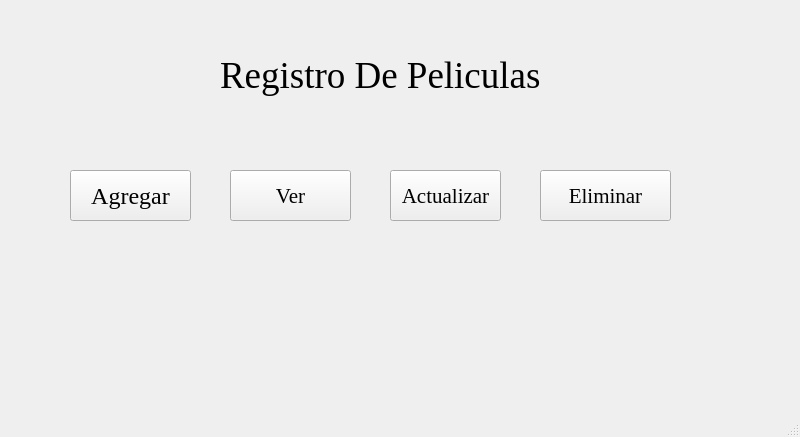
<?xml version="1.0" encoding="UTF-8"?>
<ui version="4.0">
 <class>MainWindow</class>
 <widget class="QMainWindow" name="MainWindow">
  <property name="geometry">
   <rect>
    <x>0</x>
    <y>0</y>
    <width>800</width>
    <height>437</height>
   </rect>
  </property>
  <property name="windowTitle">
   <string>MainWindow</string>
  </property>
  <widget class="QWidget" name="centralwidget">
   <widget class="QLabel" name="label">
    <property name="geometry">
     <rect>
      <x>220</x>
      <y>50</y>
      <width>341</width>
      <height>51</height>
     </rect>
    </property>
    <property name="font">
     <font>
      <family>Times New Roman</family>
      <pointsize>28</pointsize>
     </font>
    </property>
    <property name="text">
     <string>Registro De Peliculas</string>
    </property>
   </widget>
   <widget class="QPushButton" name="pushButton">
    <property name="geometry">
     <rect>
      <x>70</x>
      <y>170</y>
      <width>121</width>
      <height>51</height>
     </rect>
    </property>
    <property name="font">
     <font>
      <family>Times New Roman</family>
      <pointsize>18</pointsize>
     </font>
    </property>
    <property name="text">
     <string>Agregar</string>
    </property>
   </widget>
   <widget class="QPushButton" name="pushButton_2">
    <property name="geometry">
     <rect>
      <x>230</x>
      <y>170</y>
      <width>121</width>
      <height>51</height>
     </rect>
    </property>
    <property name="font">
     <font>
      <family>Times New Roman</family>
      <pointsize>16</pointsize>
     </font>
    </property>
    <property name="text">
     <string>Ver</string>
    </property>
   </widget>
   <widget class="QPushButton" name="pushButton_3">
    <property name="geometry">
     <rect>
      <x>390</x>
      <y>170</y>
      <width>111</width>
      <height>51</height>
     </rect>
    </property>
    <property name="font">
     <font>
      <family>Times New Roman</family>
      <pointsize>16</pointsize>
     </font>
    </property>
    <property name="text">
     <string>Actualizar</string>
    </property>
   </widget>
   <widget class="QPushButton" name="pushButton_4">
    <property name="geometry">
     <rect>
      <x>540</x>
      <y>170</y>
      <width>131</width>
      <height>51</height>
     </rect>
    </property>
    <property name="font">
     <font>
      <family>Times New Roman</family>
      <pointsize>16</pointsize>
     </font>
    </property>
    <property name="text">
     <string>Eliminar</string>
    </property>
   </widget>
  </widget>
  <widget class="QMenuBar" name="menubar">
   <property name="geometry">
    <rect>
     <x>0</x>
     <y>0</y>
     <width>800</width>
     <height>22</height>
    </rect>
   </property>
  </widget>
  <widget class="QStatusBar" name="statusbar"/>
 </widget>
 <resources/>
 <connections/>
</ui>
